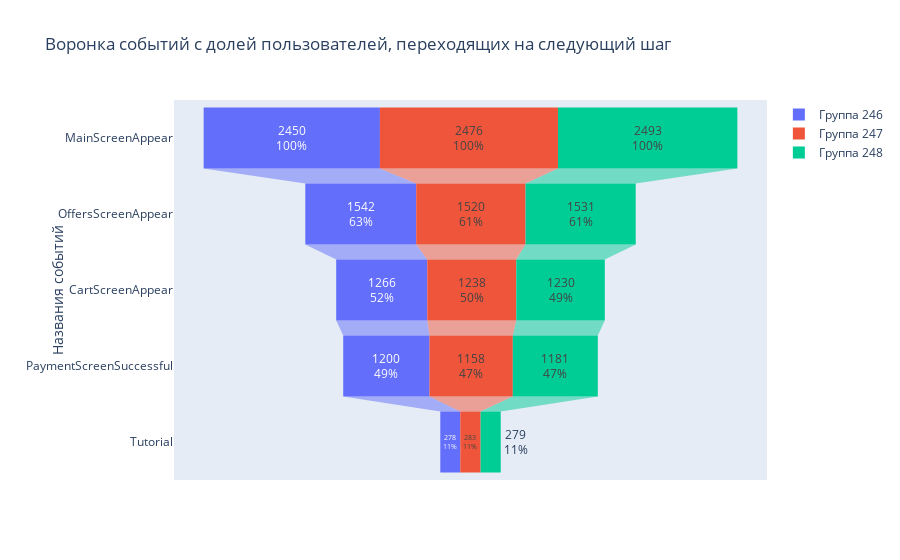

Notebook code cell kept with this figure:
### Markdown cell above
## Воронока по группам

### Code cell
fig = go.Figure()

fig.add_trace(go.Funnel(
    name = 'Группа 246',
    y = user_count_group['EventName'],
    x = user_count_group['246'],
    textinfo = "value+percent initial"))

fig.add_trace(go.Funnel(
    name = 'Группа 247',
    y = user_count_group['EventName'],
    x = user_count_group['247'],
    textinfo = "value+percent initial"))

fig.add_trace(go.Funnel(
    name = 'Группа 248',
    y = user_count_group['EventName'],
    x = user_count_group['248'],
    textinfo = "value+percent initial"))

fig.update_layout(title='Воронка событий с долей пользователей, переходящих на следующий шаг', yaxis_title="Названия событий")

fig.show()

### Figure 1 — Plotly figure (JSON) as saved in the notebook; plotly's stock layout.template omitted (floating-point values rounded to 4 significant figures)
{"data": [{"name": "Группа 246", "textinfo": "value+percent initial", "type": "funnel", "x": [2450, 1542, 1266, 1200, 278], "y": ["MainScreenAppear", "OffersScreenAppear", "CartScreenAppear", "PaymentScreenSuccessful", "Tutorial"]}, {"name": "Группа 247", "textinfo": "value+percent initial", "type": "funnel", "x": [2476, 1520, 1238, 1158, 283], "y": ["MainScreenAppear", "OffersScreenAppear", "CartScreenAppear", "PaymentScreenSuccessful", "Tutorial"]}, {"name": "Группа 248", "textinfo": "value+percent initial", "type": "funnel", "x": [2493, 1531, 1230, 1181, 279], "y": ["MainScreenAppear", "OffersScreenAppear", "CartScreenAppear", "PaymentScreenSuccessful", "Tutorial"]}], "layout": {"title": {"text": "Воронка событий с долей пользователей, переходящих на следующий шаг"}, "yaxis": {"title": {"text": "Названия событий"}}}}
